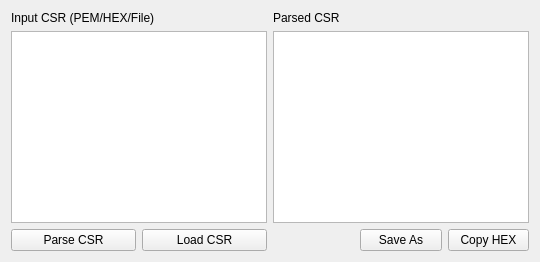
          <widget class="QWidget" name="tabName_Certificates_X25519_ParseCSR">
           <attribute name="title">
            <string>Parse CSR</string>
           </attribute>
           <layout class="QGridLayout" name="gridLayout_13">
            <item row="0" column="0" colspan="2">
             <widget class="QLabel" name="label_29">
              <property name="text">
               <string>Input CSR (PEM/HEX/File)</string>
              </property>
             </widget>
            </item>
            <item row="0" column="2">
             <widget class="QLabel" name="label_30">
              <property name="text">
               <string>Parsed CSR</string>
              </property>
             </widget>
            </item>
            <item row="1" column="0" colspan="2">
             <widget class="AdvancedTextEdit" name="textEdit_certificates_ParseCsr_InputCsr">
              <property name="html">
               <string>&lt;!DOCTYPE HTML PUBLIC &quot;-//W3C//DTD HTML 4.0//EN&quot; &quot;http://www.w3.org/TR/REC-html40/strict.dtd&quot;&gt;
&lt;html&gt;&lt;head&gt;&lt;meta name=&quot;qrichtext&quot; content=&quot;1&quot; /&gt;&lt;style type=&quot;text/css&quot;&gt;
p, li { white-space: pre-wrap; }
&lt;/style&gt;&lt;/head&gt;&lt;body style=&quot; font-family:'MS Shell Dlg 2'; font-size:8.25pt; font-weight:400; font-style:normal;&quot;&gt;
&lt;p style=&quot;-qt-paragraph-type:empty; margin-top:0px; margin-bottom:0px; margin-left:0px; margin-right:0px; -qt-block-indent:0; text-indent:0px;&quot;&gt;&lt;br /&gt;&lt;/p&gt;&lt;/body&gt;&lt;/html&gt;</string>
              </property>
             </widget>
            </item>
            <item row="1" column="2" colspan="3">
             <widget class="QTextEdit" name="textEdit_certificates_Parse_ParsedCSR"/>
            </item>
            <item row="2" column="0">
             <widget class="QPushButton" name="pushButton_certificates_Parse_ParseCSR">
              <property name="text">
               <string>Parse CSR</string>
              </property>
             </widget>
            </item>
            <item row="2" column="1">
             <widget class="QPushButton" name="pushButton_certificates_Parse_LoadCSR">
              <property name="text">
               <string>Load CSR</string>
              </property>
             </widget>
            </item>
            <item row="2" column="3">
             <widget class="QPushButton" name="pushButton_certificates_Parse_ExportCSR">
              <property name="text">
               <string>Save As</string>
              </property>
             </widget>
            </item>
            <item row="2" column="4">
             <widget class="QPushButton" name="pushButton_certificates_Parse_CopyCSRHEX">
              <property name="text">
               <string>Copy HEX</string>
              </property>
             </widget>
            </item>
           </layout>
          </widget>
